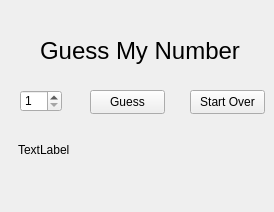
<?xml version="1.0" encoding="UTF-8"?>
<ui version="4.0">
 <class>Widget</class>
 <widget class="QWidget" name="Widget">
  <property name="geometry">
   <rect>
    <x>0</x>
    <y>0</y>
    <width>274</width>
    <height>212</height>
   </rect>
  </property>
  <property name="windowTitle">
   <string>Guess My Number</string>
  </property>
  <widget class="QLabel" name="titleLabel">
   <property name="geometry">
    <rect>
     <x>40</x>
     <y>30</y>
     <width>211</width>
     <height>41</height>
    </rect>
   </property>
   <property name="font">
    <font>
     <pointsize>18</pointsize>
    </font>
   </property>
   <property name="text">
    <string>Guess My Number</string>
   </property>
  </widget>
  <widget class="QSpinBox" name="numberSpinBox">
   <property name="geometry">
    <rect>
     <x>20</x>
     <y>90</y>
     <width>42</width>
     <height>22</height>
    </rect>
   </property>
   <property name="minimum">
    <number>1</number>
   </property>
   <property name="maximum">
    <number>10</number>
   </property>
  </widget>
  <widget class="QPushButton" name="guessButton">
   <property name="geometry">
    <rect>
     <x>90</x>
     <y>90</y>
     <width>75</width>
     <height>24</height>
    </rect>
   </property>
   <property name="text">
    <string>Guess</string>
   </property>
  </widget>
  <widget class="QPushButton" name="startoverButton">
   <property name="geometry">
    <rect>
     <x>190</x>
     <y>90</y>
     <width>75</width>
     <height>24</height>
    </rect>
   </property>
   <property name="text">
    <string>Start Over</string>
   </property>
  </widget>
  <widget class="QLabel" name="msgLabel">
   <property name="geometry">
    <rect>
     <x>18</x>
     <y>140</y>
     <width>241</width>
     <height>20</height>
    </rect>
   </property>
   <property name="layoutDirection">
    <enum>Qt::LeftToRight</enum>
   </property>
   <property name="text">
    <string>TextLabel</string>
   </property>
  </widget>
 </widget>
 <resources/>
 <connections/>
</ui>
